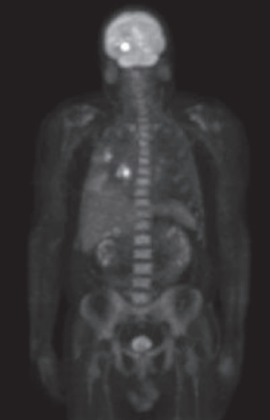
%> input picture 数字图像处理/作业/chapter4/img/image.png, 270 x 420 px, shrunk from 351 x 545 before the run
$ octave q2.m   (GNU Octave 9; MATLAB toolbox functions it lacks are replaced by stand-ins)
%> lines starting %> are read from the running program, lines starting %| are printed output that depends on the picture
clc
clear
close all

img = double(imread("img/image.png"));
% img = rgb2gray(img);
img = img./255;
img = rgb2gray(img);
%> img: size 420x270 double
% img = img/max(img(:))* 255;
% img = log(double(img) + 1);
figure
imshow(img)
title("Original Image")
size(img)
%> ans = [420 270]

% FFT
lnimg = log(img+eps);
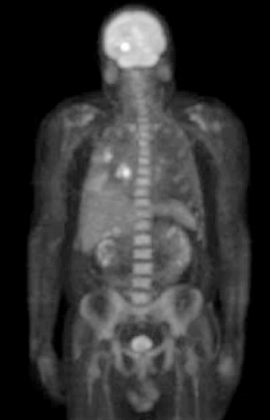
%> lnimg: size 420x270 double; min -2.07, max -0.00393, mean -1.64; drawn with min black and max white
Freq = fftshift(fft2(lnimg));

% 同态滤波参数设置
d = 20;     % 截止频率

alphaL = 0.5; % 调整低频增益
alphaH = 1.2; % 调整高频增益

[r,c] = size(Freq);
%> r = 420; c = 270
center = [r/2,c/2];
%> center = [210 135]
LPF = zeros(r,c);
for i = 1:r
    for j = 1:c
        dist = sqrt((i-center(1))^2 + (j - center(2))^2);
        LPF(i,j) = exp((-dist^2)/d^2);
    end
end
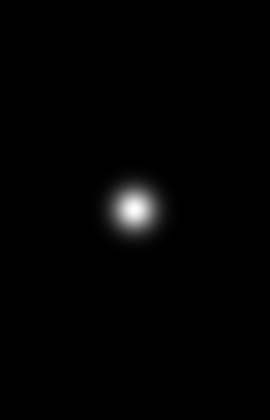
%> LPF: size 420x270 double; min 2.15e-68, max 1, mean 0.0111
HPF = (alphaH-alphaL)*(1-LPF)+alphaL;

figure
mesh(HPF)
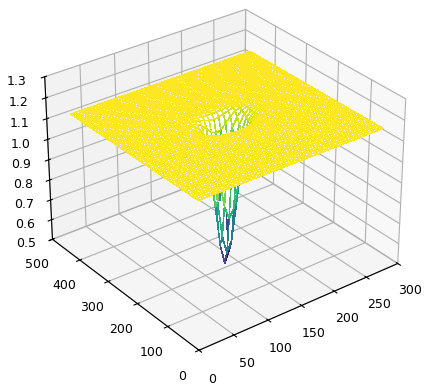
%> figure redrawn from the program's plot data

% 同态滤波;
filtered_F = HPF.*Freq;
% filtered_F = imgaussfilt(Freq);
filtered_img = abs(ifft2(ifftshift(filtered_F)));
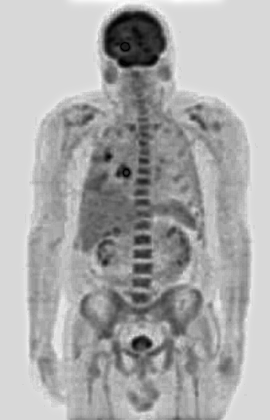
%> filtered_img: size 420x270 double; min 0.00556, max 1.22, mean 0.826; drawn with min black and max white
filtered_img = exp(filtered_img);
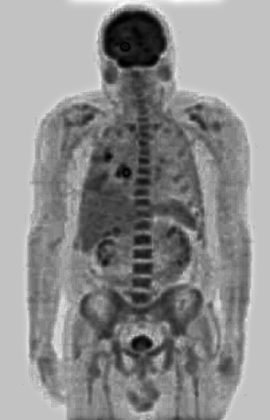
%> filtered_img: size 420x270 double; min 1.01, max 3.4, mean 2.34; drawn with min black and max white
filtered_img = mat2gray(filtered_img);
filtered_img = 1-filtered_img;
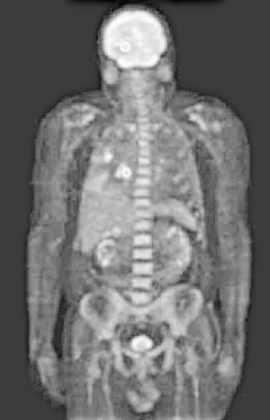
%> filtered_img: size 420x270 double; min 0, max 1, mean 0.444
figure
subplot(1,2,1)
imshow(img)
title("Original Image")
subplot(1,2,2)
imshow(filtered_img)
title("Filtered Image")
